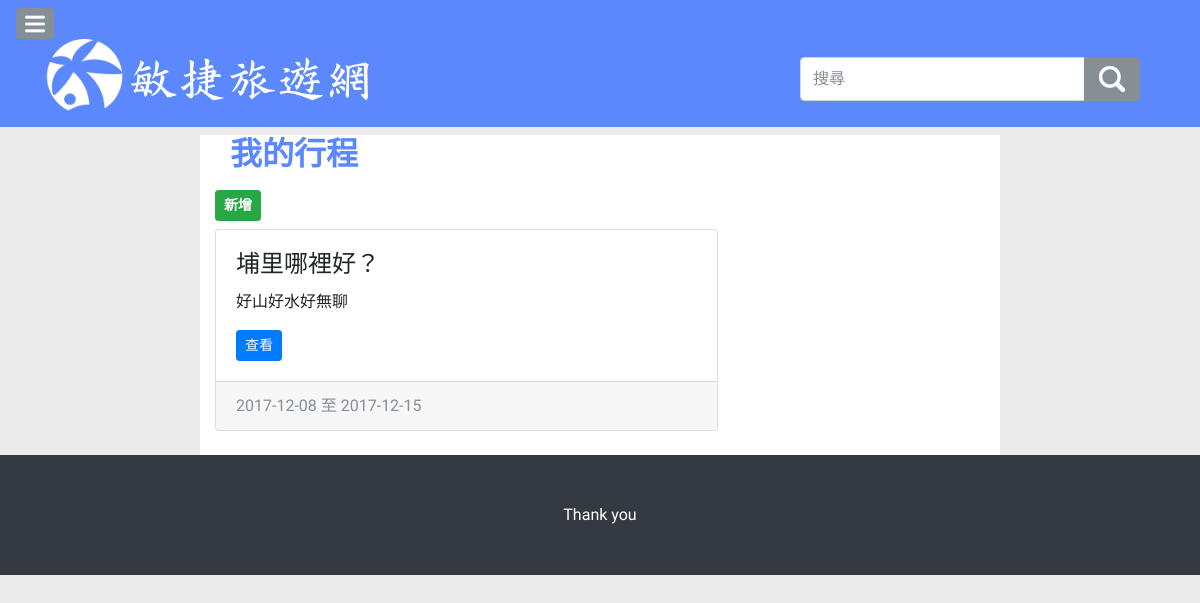
/kan/home.php (signed in), run on the app's committed database.
### tables this page shows
CREATE TABLE `trip` (
  `id` int(10) NOT NULL,
  `username` varchar(10) NOT NULL,
  `start_date` date NOT NULL,
  `end_date` date NOT NULL,
  `name` varchar(100) NOT NULL,
  `about` varchar(100) NOT NULL
);

### kan/model.php (called while the page is built, shortened)
<?php
require("dbconnect.php");
function getUsername($id){
	global $conn;
	$sql="select * from user where id=$id";
	return mysqli_query($conn,$sql);
}
function getmyTrip($userName){
	global $conn;
	$user=mysqli_real_escape_string($conn, $userName);
	$sql="select * from trip where userName='$user'";
	return mysqli_query($conn, $sql);
}
?>

### kan/home.php (the view, shortened to what this page needs)
<?php
require_once("model.php");
$userid=$_SESSION['userid'];
$results=getUsername($userid);
$rss=mysqli_fetch_array($results);
?>
<!DOCTYPE html>
<html lang="en">
<head>
    <link href="vendor/bootstrap/css/bootstrap.min.css" rel="stylesheet">
    <link href="css/simple-sidebar.css" rel="stylesheet">
</head>
<body style="background-color:#ebebeb">
    <div id="wrapper">
                                  <?php
                                  require_once("model.php");
                                  $results=getUsername($_SESSION['userid']);
                                  ?>
        <nav class="navbar navbar-light " style="background-color:#5b88fc">
            <a href="#menu-toggle" class="btn btn-sm btn-secondary" id="menu-toggle"><img src="menu.png" vertical-align="center" height="20px"></a>
            <div class="container" >
                <div class="navbar-header">
                    <div>
                        <a><img class="img-responsive"src="logo.png" height="80px"align="center"></a>
                        <a><img class="img-responsive"src="name3.png" height="50px" align="center"></a>
                    </div>
                </div>
                <div class="input-group col-lg-4">
                    <input type="search" class="form-control" placeholder="搜尋">
                    <span class="input-group-btn">
                        <button class="btn btn-secondary" type="button"><img src="search.png" height="30px"></button>
                    </span>
                </div>
            </div>
        </nav>
        <div class="container col-md-8" style="background-color:white">
            <h2 class="page-header col-md-4 mt-2" style="font-weight:bold;color:#5b88fc" >我的行程</h2><button type="button" class="btn btn-sm btn-success mt-2" align="right
            " style="font-weight:bold;color:white" >新增</button>
            <div class="row mt-2">
                <div class="col-md-8" >
                    <?php
                        require_once("model.php");
                        $userName=$rss['userName'];
                        $results=getmyTrip($userName);
                        while($rs=mysqli_fetch_array($results)){
                            echo "<div class='card mb-4'>
                                <img class='card-img-top' src='",$rs['cover_location'],"'>
                                <div class='card-body'>
                                    <h4 class='card-title'>",$rs['name'],"</h4>
                                    <p class='card-text'>",$rs['about'],"</p>
                                    <a href='#'' class='btn btn-primary btn-sm'>查看</a>
                                </div>
                                    <div class='card-footer text-muted'>
                                        ",$rs['start_date']," 至 ",$rs['end_date'],"
                                    </div>
                                </div>";
                        }
                    ?>
                </div>
            </div>
        </div>
    </div>
    <footer class="py-5 bg-dark">
            <div>
                <p class="m-0 text-center text-white">Thank you</p>
            </div>
        </footer>
</body>
</html>

### kan/css/simple-sidebar.css (style rules this page uses)
body { overflow-x: hidden; }
#wrapper { padding-left: 0; -webkit-transition: all 0.5s ease; -moz-transition: all 0.5s ease; -o-transition: all 0.5s ease; transition: all 0.5s ease; }
@media (min-width:768px) { #wrapper { padding-left: 0; } }

### kan/home.php (style rules this page uses)
body { font-family: 'Pangolin', cursive; }

### data on the page
trip: name "埔里哪裡好？", about "好山好水好無聊", start_date "2017-12-08", end_date "2017-12-15"
